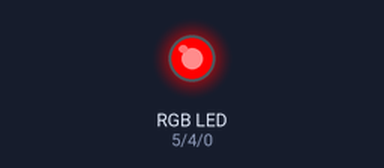
The sketch below on a simulated ESP8266 (NodeMCU). Parts: an RGB LED mixed from three pins (HIGH = lit). Dim RGB values are drawn brighter than linear.

Above: at 0.05 s.
At 1.5 s:
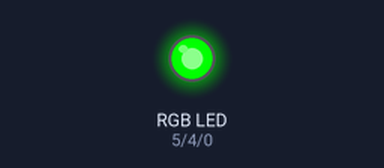
At 3.0 s:
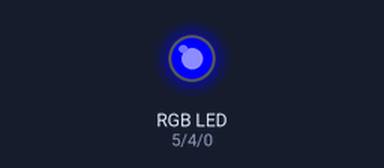
At 3.75 s:
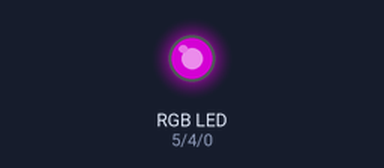
At 4.5 s:
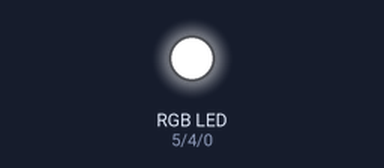
At 6.0 s:
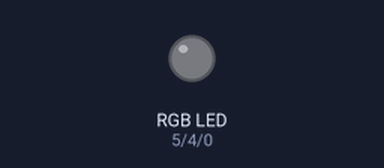
Timing chart, 0 to 7.8 s (numbered marks = the images above):
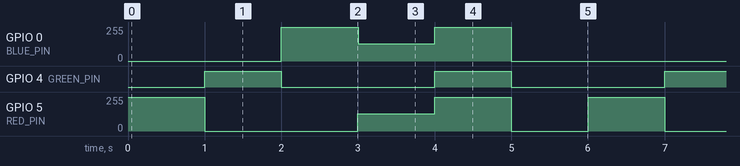

The sketch:

led_esp8266.ino
```cpp
#include <Arduino.h>

// 定义 RGB LED 的引脚
#define RED_PIN 5   // R - GPIO5 (D1)
#define GREEN_PIN 4 // G - GPIO4 (D2)
#define BLUE_PIN 0  // B - GPIO0 (D3)

// 初始化 PWM 值（亮度：0-255）
int redValue = 0;
int greenValue = 0;
int blueValue = 0;

// 设置颜色函数
void setColor(int red, int green, int blue) {
    analogWrite(RED_PIN, red);    // 设置红色亮度
    analogWrite(GREEN_PIN, green); // 设置绿色亮度
    analogWrite(BLUE_PIN, blue);   // 设置蓝色亮度
}

void setup() {
    // 初始化引脚为输出模式
    pinMode(RED_PIN, OUTPUT);
    pinMode(GREEN_PIN, OUTPUT);
    pinMode(BLUE_PIN, OUTPUT);

    // 启动 PWM 功能
    analogWriteRange(255); // 设置 PWM 范围为 0-255
    analogWriteFreq(1000); // 设置 PWM 频率为 1kHz
}

void loop() {
    // 设置颜色为红色
    setColor(255, 0, 0);
    delay(1000);

    // 设置颜色为绿色
    setColor(0, 255, 0);
    delay(1000);

    // 设置颜色为蓝色
    setColor(0, 0, 255);
    delay(1000);

    // 混合颜色（紫色）
    setColor(128, 0, 128);
    delay(1000);

    // 混合颜色（白色）
    setColor(255, 255, 255);
    delay(1000);

    // 关闭 LED
    setColor(0, 0, 0);
    delay(1000);
}
```

Measured:
- by itself, GPIO 0 (BLUE_PIN): repeats every 6.0 s: 128/255 1.0 s, 255/255 1.0 s, 0/255 3.0 s, 255/255 1.0 s
- by itself, GPIO 4 (GREEN_PIN): alternates HIGH for 1.0 s and LOW for 2.0 s
- by itself, GPIO 5 (RED_PIN): repeats every 6.0 s: 0/255 2.0 s, 128/255 1.0 s, 255/255 1.0 s, 0/255 1.0 s, 255/255 1.0 s
